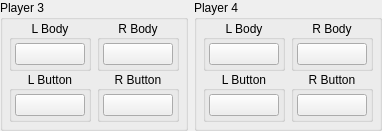
                <widget class="QWidget" name="player34Widget" native="true">
                 <layout class="QHBoxLayout" name="horizontalLayout_5">
                  <property name="leftMargin">
                   <number>0</number>
                  </property>
                  <property name="topMargin">
                   <number>0</number>
                  </property>
                  <property name="rightMargin">
                   <number>0</number>
                  </property>
                  <property name="bottomMargin">
                   <number>0</number>
                  </property>
                  <item>
                   <widget class="QGroupBox" name="player3Group">
                    <property name="title">
                     <string>Player 3</string>
                    </property>
                    <layout class="QHBoxLayout" name="horizontalLayout_15">
                     <property name="spacing">
                      <number>6</number>
                     </property>
                     <property name="leftMargin">
                      <number>6</number>
                     </property>
                     <property name="topMargin">
                      <number>0</number>
                     </property>
                     <property name="rightMargin">
                      <number>6</number>
                     </property>
                     <property name="bottomMargin">
                      <number>6</number>
                     </property>
                     <item>
                      <widget class="QWidget" name="player3LeftJoycon" native="true">
                       <layout class="QVBoxLayout" name="buttonMiscButtonsLeftJoyconVerticalLayout_16">
                        <property name="spacing">
                         <number>0</number>
                        </property>
                        <property name="leftMargin">
                         <number>0</number>
                        </property>
                        <property name="topMargin">
                         <number>0</number>
                        </property>
                        <property name="rightMargin">
                         <number>0</number>
                        </property>
                        <property name="bottomMargin">
                         <number>0</number>
                        </property>
                        <item alignment="Qt::AlignHCenter">
                         <widget class="QGroupBox" name="player3LeftBodyGroup">
                          <property name="title">
                           <string>L Body</string>
                          </property>
                          <property name="alignment">
                           <set>Qt::AlignCenter</set>
                          </property>
                          <layout class="QVBoxLayout" name="verticalLayout_74">
                           <property name="spacing">
                            <number>3</number>
                           </property>
                           <property name="leftMargin">
                            <number>3</number>
                           </property>
                           <property name="topMargin">
                            <number>3</number>
                           </property>
                           <property name="rightMargin">
                            <number>3</number>
                           </property>
                           <property name="bottomMargin">
                            <number>3</number>
                           </property>
                           <item>
                            <widget class="UIControls::Button" name="player3_left_body_button">
                             <property name="sizePolicy">
                              <sizepolicy hsizetype="Fixed" vsizetype="Fixed">
                               <horstretch>0</horstretch>
                               <verstretch>0</verstretch>
                              </sizepolicy>
                             </property>
                             <property name="minimumSize">
                              <size>
                               <width>68</width>
                               <height>0</height>
                              </size>
                             </property>
                             <property name="maximumSize">
                              <size>
                               <width>68</width>
                               <height>16777215</height>
                              </size>
                             </property>
                             <property name="styleSheet">
                              <string notr="true">min-width: 68px;</string>
                             </property>
                             <property name="text">
                              <string/>
                             </property>
                            </widget>
                           </item>
                          </layout>
                         </widget>
                        </item>
                        <item alignment="Qt::AlignHCenter">
                         <widget class="QGroupBox" name="player3LeftButtonsGroup">
                          <property name="title">
                           <string>L Button</string>
                          </property>
                          <property name="alignment">
                           <set>Qt::AlignCenter</set>
                          </property>
                          <layout class="QVBoxLayout" name="verticalLayout_75">
                           <property name="spacing">
                            <number>3</number>
                           </property>
                           <property name="leftMargin">
                            <number>3</number>
                           </property>
                           <property name="topMargin">
                            <number>3</number>
                           </property>
                           <property name="rightMargin">
                            <number>3</number>
                           </property>
                           <property name="bottomMargin">
                            <number>3</number>
                           </property>
                           <item>
                            <widget class="UIControls::Button" name="player3_left_buttons_button">
                             <property name="sizePolicy">
                              <sizepolicy hsizetype="Fixed" vsizetype="Fixed">
                               <horstretch>0</horstretch>
                               <verstretch>0</verstretch>
                              </sizepolicy>
                             </property>
                             <property name="minimumSize">
                              <size>
                               <width>68</width>
                               <height>0</height>
                              </size>
                             </property>
                             <property name="maximumSize">
                              <size>
                               <width>68</width>
                               <height>16777215</height>
                              </size>
                             </property>
                             <property name="styleSheet">
                              <string notr="true">min-width: 68px;</string>
                             </property>
                             <property name="text">
                              <string/>
                             </property>
                            </widget>
                           </item>
                          </layout>
                         </widget>
                        </item>
                       </layout>
                      </widget>
                     </item>
                     <item>
                      <widget class="QWidget" name="player3RightJoycon" native="true">
                       <layout class="QVBoxLayout" name="buttonMiscButtonsRightJoyconVerticalLayout_16">
                        <property name="spacing">
                         <number>0</number>
                        </property>
                        <property name="leftMargin">
                         <number>0</number>
                        </property>
                        <property name="topMargin">
                         <number>0</number>
                        </property>
                        <property name="rightMargin">
                         <number>0</number>
                        </property>
                        <property name="bottomMargin">
                         <number>0</number>
                        </property>
                        <item alignment="Qt::AlignHCenter">
                         <widget class="QGroupBox" name="player3RightBodyGroup">
                          <property name="title">
                           <string>R Body</string>
                          </property>
                          <property name="alignment">
                           <set>Qt::AlignCenter</set>
                          </property>
                          <layout class="QVBoxLayout" name="verticalLayout_72">
                           <property name="spacing">
                            <number>3</number>
                           </property>
                           <property name="leftMargin">
                            <number>3</number>
                           </property>
                           <property name="topMargin">
                            <number>3</number>
                           </property>
                           <property name="rightMargin">
                            <number>3</number>
                           </property>
                           <property name="bottomMargin">
                            <number>3</number>
                           </property>
                           <item>
                            <widget class="UIControls::Button" name="player3_right_body_button">
                             <property name="sizePolicy">
                              <sizepolicy hsizetype="Fixed" vsizetype="Fixed">
                               <horstretch>0</horstretch>
                               <verstretch>0</verstretch>
                              </sizepolicy>
                             </property>
                             <property name="minimumSize">
                              <size>
                               <width>68</width>
                               <height>0</height>
                              </size>
                             </property>
                             <property name="maximumSize">
                              <size>
                               <width>68</width>
                               <height>16777215</height>
                              </size>
                             </property>
                             <property name="styleSheet">
                              <string notr="true">min-width: 68px;</string>
                             </property>
                             <property name="text">
                              <string/>
                             </property>
                            </widget>
                           </item>
                          </layout>
                         </widget>
                        </item>
                        <item alignment="Qt::AlignHCenter">
                         <widget class="QGroupBox" name="player3RightButtonsGroup">
                          <property name="title">
                           <string>R Button</string>
                          </property>
                          <property name="alignment">
                           <set>Qt::AlignCenter</set>
                          </property>
                          <layout class="QVBoxLayout" name="verticalLayout_73">
                           <property name="spacing">
                            <number>3</number>
                           </property>
                           <property name="leftMargin">
                            <number>3</number>
                           </property>
                           <property name="topMargin">
                            <number>3</number>
                           </property>
                           <property name="rightMargin">
                            <number>3</number>
                           </property>
                           <property name="bottomMargin">
                            <number>3</number>
                           </property>
                           <item>
                            <widget class="UIControls::Button" name="player3_right_buttons_button">
                             <property name="sizePolicy">
                              <sizepolicy hsizetype="Fixed" vsizetype="Fixed">
                               <horstretch>0</horstretch>
                               <verstretch>0</verstretch>
                              </sizepolicy>
                             </property>
                             <property name="minimumSize">
                              <size>
                               <width>68</width>
                               <height>0</height>
                              </size>
                             </property>
                             <property name="maximumSize">
                              <size>
                               <width>68</width>
                               <height>16777215</height>
                              </size>
                             </property>
                             <property name="styleSheet">
                              <string notr="true">min-width: 68px;</string>
                             </property>
                             <property name="text">
                              <string/>
                             </property>
                            </widget>
                           </item>
                          </layout>
                         </widget>
                        </item>
                       </layout>
                      </widget>
                     </item>
                    </layout>
                   </widget>
                  </item>
                  <item>
                   <widget class="QGroupBox" name="player4Group">
                    <property name="title">
                     <string>Player 4</string>
                    </property>
                    <layout class="QHBoxLayout" name="horizontalLayout_16">
                     <property name="spacing">
                      <number>6</number>
                     </property>
                     <property name="leftMargin">
                      <number>6</number>
                     </property>
                     <property name="topMargin">
                      <number>0</number>
                     </property>
                     <property name="rightMargin">
                      <number>6</number>
                     </property>
                     <property name="bottomMargin">
                      <number>6</number>
                     </property>
                     <item>
                      <widget class="QWidget" name="player4LeftJoycon" native="true">
                       <layout class="QVBoxLayout" name="buttonMiscButtonsLeftJoyconVerticalLayout_17">
                        <property name="spacing">
                         <number>0</number>
                        </property>
                        <property name="leftMargin">
                         <number>0</number>
                        </property>
                        <property name="topMargin">
                         <number>0</number>
                        </property>
                        <property name="rightMargin">
                         <number>0</number>
                        </property>
                        <property name="bottomMargin">
                         <number>0</number>
                        </property>
                        <item alignment="Qt::AlignHCenter">
                         <widget class="QGroupBox" name="player4LeftBodyGroup">
                          <property name="title">
                           <string>L Body</string>
                          </property>
                          <property name="alignment">
                           <set>Qt::AlignCenter</set>
                          </property>
                          <layout class="QVBoxLayout" name="verticalLayout_78">
                           <property name="spacing">
                            <number>3</number>
                           </property>
                           <property name="leftMargin">
                            <number>3</number>
                           </property>
                           <property name="topMargin">
                            <number>3</number>
                           </property>
                           <property name="rightMargin">
                            <number>3</number>
                           </property>
                           <property name="bottomMargin">
                            <number>3</number>
                           </property>
                           <item>
                            <widget class="UIControls::Button" name="player4_left_body_button">
                             <property name="sizePolicy">
                              <sizepolicy hsizetype="Fixed" vsizetype="Fixed">
                               <horstretch>0</horstretch>
                               <verstretch>0</verstretch>
                              </sizepolicy>
                             </property>
                             <property name="minimumSize">
                              <size>
                               <width>68</width>
                               <height>0</height>
                              </size>
                             </property>
                             <property name="maximumSize">
                              <size>
                               <width>68</width>
                               <height>16777215</height>
                              </size>
                             </property>
                             <property name="styleSheet">
                              <string notr="true">min-width: 68px;</string>
                             </property>
                             <property name="text">
                              <string/>
                             </property>
                            </widget>
                           </item>
                          </layout>
                         </widget>
                        </item>
                        <item alignment="Qt::AlignHCenter">
                         <widget class="QGroupBox" name="player4LeftButtonsGroup">
                          <property name="title">
                           <string>L Button</string>
                          </property>
                          <property name="alignment">
                           <set>Qt::AlignCenter</set>
                          </property>
                          <layout class="QVBoxLayout" name="verticalLayout_79">
                           <property name="spacing">
                            <number>3</number>
                           </property>
                           <property name="leftMargin">
                            <number>3</number>
                           </property>
                           <property name="topMargin">
                            <number>3</number>
                           </property>
                           <property name="rightMargin">
                            <number>3</number>
                           </property>
                           <property name="bottomMargin">
                            <number>3</number>
                           </property>
                           <item>
                            <widget class="UIControls::Button" name="player4_left_buttons_button">
                             <property name="sizePolicy">
                              <sizepolicy hsizetype="Fixed" vsizetype="Fixed">
                               <horstretch>0</horstretch>
                               <verstretch>0</verstretch>
                              </sizepolicy>
                             </property>
                             <property name="minimumSize">
                              <size>
                               <width>68</width>
                               <height>0</height>
                              </size>
                             </property>
                             <property name="maximumSize">
                              <size>
                               <width>68</width>
                               <height>16777215</height>
                              </size>
                             </property>
                             <property name="styleSheet">
                              <string notr="true">min-width: 68px;</string>
                             </property>
                             <property name="text">
                              <string/>
                             </property>
                            </widget>
                           </item>
                          </layout>
                         </widget>
                        </item>
                       </layout>
                      </widget>
                     </item>
                     <item>
                      <widget class="QWidget" name="player4RightJoycon" native="true">
                       <layout class="QVBoxLayout" name="buttonMiscButtonsRightJoyconVerticalLayout_17">
                        <property name="spacing">
                         <number>0</number>
                        </property>
                        <property name="leftMargin">
                         <number>0</number>
                        </property>
                        <property name="topMargin">
                         <number>0</number>
                        </property>
                        <property name="rightMargin">
                         <number>0</number>
                        </property>
                        <property name="bottomMargin">
                         <number>0</number>
                        </property>
                        <item alignment="Qt::AlignHCenter">
                         <widget class="QGroupBox" name="player4RightBodyGroup">
                          <property name="title">
                           <string>R Body</string>
                          </property>
                          <property name="alignment">
                           <set>Qt::AlignCenter</set>
                          </property>
                          <layout class="QVBoxLayout" name="verticalLayout_76">
                           <property name="spacing">
                            <number>3</number>
                           </property>
                           <property name="leftMargin">
                            <number>3</number>
                           </property>
                           <property name="topMargin">
                            <number>3</number>
                           </property>
                           <property name="rightMargin">
                            <number>3</number>
                           </property>
                           <property name="bottomMargin">
                            <number>3</number>
                           </property>
                           <item>
                            <widget class="UIControls::Button" name="player4_right_body_button">
                             <property name="sizePolicy">
                              <sizepolicy hsizetype="Fixed" vsizetype="Fixed">
                               <horstretch>0</horstretch>
                               <verstretch>0</verstretch>
                              </sizepolicy>
                             </property>
                             <property name="minimumSize">
                              <size>
                               <width>68</width>
                               <height>0</height>
                              </size>
                             </property>
                             <property name="maximumSize">
                              <size>
                               <width>68</width>
                               <height>16777215</height>
                              </size>
                             </property>
                             <property name="styleSheet">
                              <string notr="true">min-width: 68px;</string>
                             </property>
                             <property name="text">
                              <string/>
                             </property>
                            </widget>
                           </item>
                          </layout>
                         </widget>
                        </item>
                        <item alignment="Qt::AlignHCenter">
                         <widget class="QGroupBox" name="player4RightButtonsGroup">
                          <property name="title">
                           <string>R Button</string>
                          </property>
                          <property name="alignment">
                           <set>Qt::AlignCenter</set>
                          </property>
                          <layout class="QVBoxLayout" name="verticalLayout_77">
                           <property name="spacing">
                            <number>3</number>
                           </property>
                           <property name="leftMargin">
                            <number>3</number>
                           </property>
                           <property name="topMargin">
                            <number>3</number>
                           </property>
                           <property name="rightMargin">
                            <number>3</number>
                           </property>
                           <property name="bottomMargin">
                            <number>3</number>
                           </property>
                           <item>
                            <widget class="UIControls::Button" name="player4_right_buttons_button">
                             <property name="sizePolicy">
                              <sizepolicy hsizetype="Fixed" vsizetype="Fixed">
                               <horstretch>0</horstretch>
                               <verstretch>0</verstretch>
                              </sizepolicy>
                             </property>
                             <property name="minimumSize">
                              <size>
                               <width>68</width>
                               <height>0</height>
                              </size>
                             </property>
                             <property name="maximumSize">
                              <size>
                               <width>68</width>
                               <height>16777215</height>
                              </size>
                             </property>
                             <property name="styleSheet">
                              <string notr="true">min-width: 68px;</string>
                             </property>
                             <property name="text">
                              <string/>
                             </property>
                            </widget>
                           </item>
                          </layout>
                         </widget>
                        </item>
                       </layout>
                      </widget>
                     </item>
                    </layout>
                   </widget>
                  </item>
                 </layout>
                </widget>
